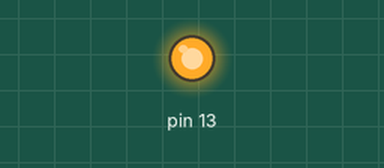
Bench run of a sketch on a simulated Arduino Uno, built with avr-gcc and run on an emulated ATmega328P. Parts: output pins drawn as LEDs (lit = HIGH).

Above: at 0.2 s.
At 3.55 s:
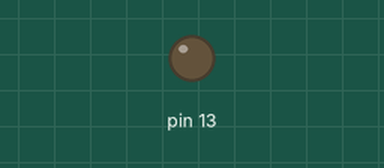
Timing chart, 0 to 4.3 s (numbered marks = the images above):
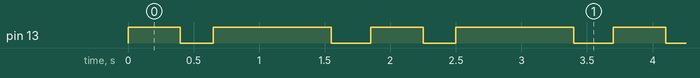

Measured:
- by itself, pin 13: repeats every 1.9 s: LOW 0.25 s, HIGH 0.90 s, LOW 0.30 s, HIGH 0.40 s
- by itself, everything shown: repeats every 1.9 s, in 4 steps

The sketch:

1.02.2__Heartbeat.ino
```cpp
// Unit 1 Digital Sandbox
// Tutorial 1.02 Lights On! Lights Off! (Blink LED)

// Modify and repeat the blink sequence (HIGH → delay → LOW → delay) to mimic a heartbeat or show a "pitter-patter" beat.
// (Bum-bump...Bum-bump -- Here's a hint, you'll need at least two full blink sequences to make this work!).
// Play around with the delays until you have a realistic heartbeat.

void setup()
{
  pinMode(13, OUTPUT);
}

void loop()
{
// faster beat
  digitalWrite(13, HIGH);
  delay(400);
  digitalWrite(13, LOW);
  delay(250);

// Slower Beat
  digitalWrite(13, HIGH);
  delay(900);
  digitalWrite(13, LOW);
  delay(300);
}
```
